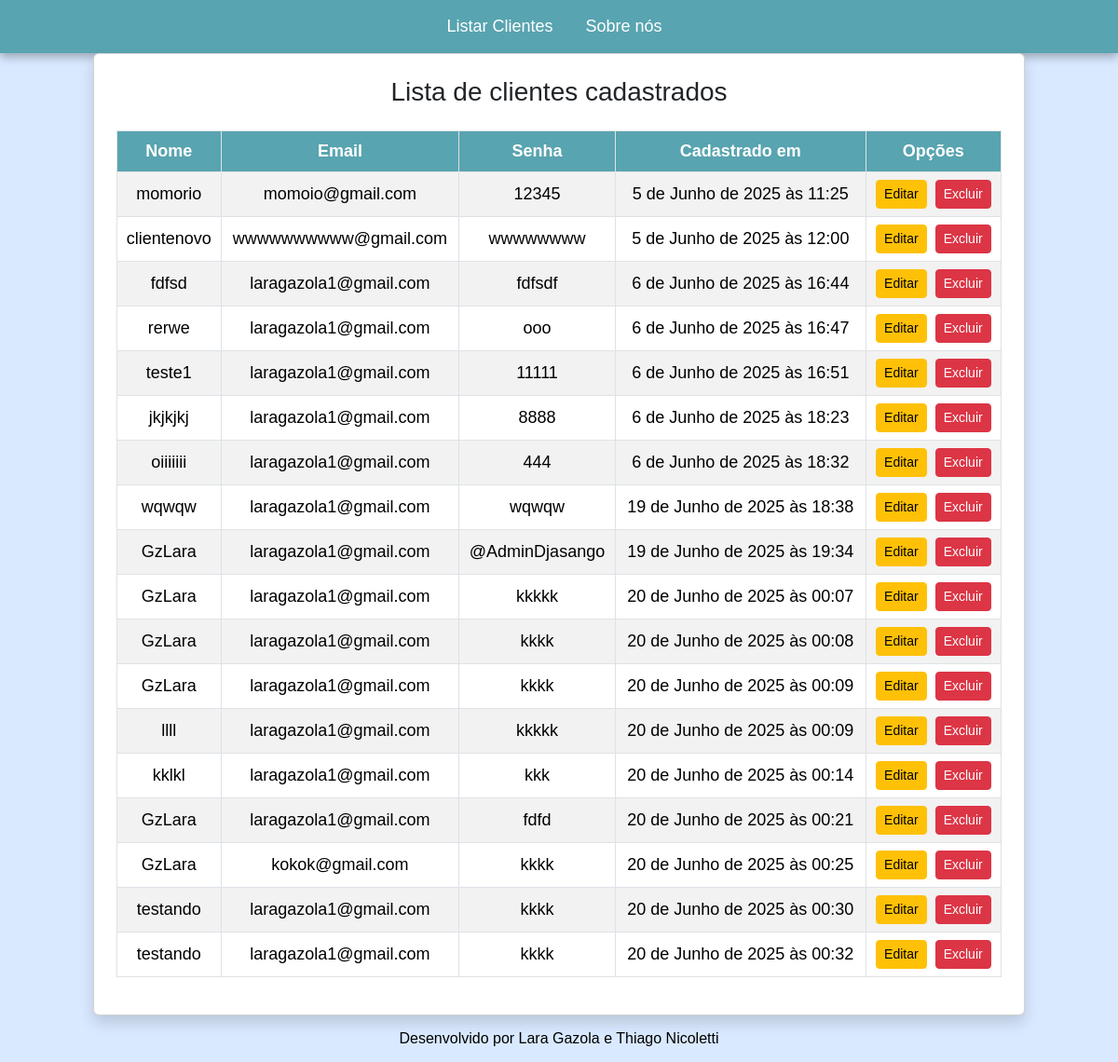
Page /cadastro/ (signed in) on the earlier database version.
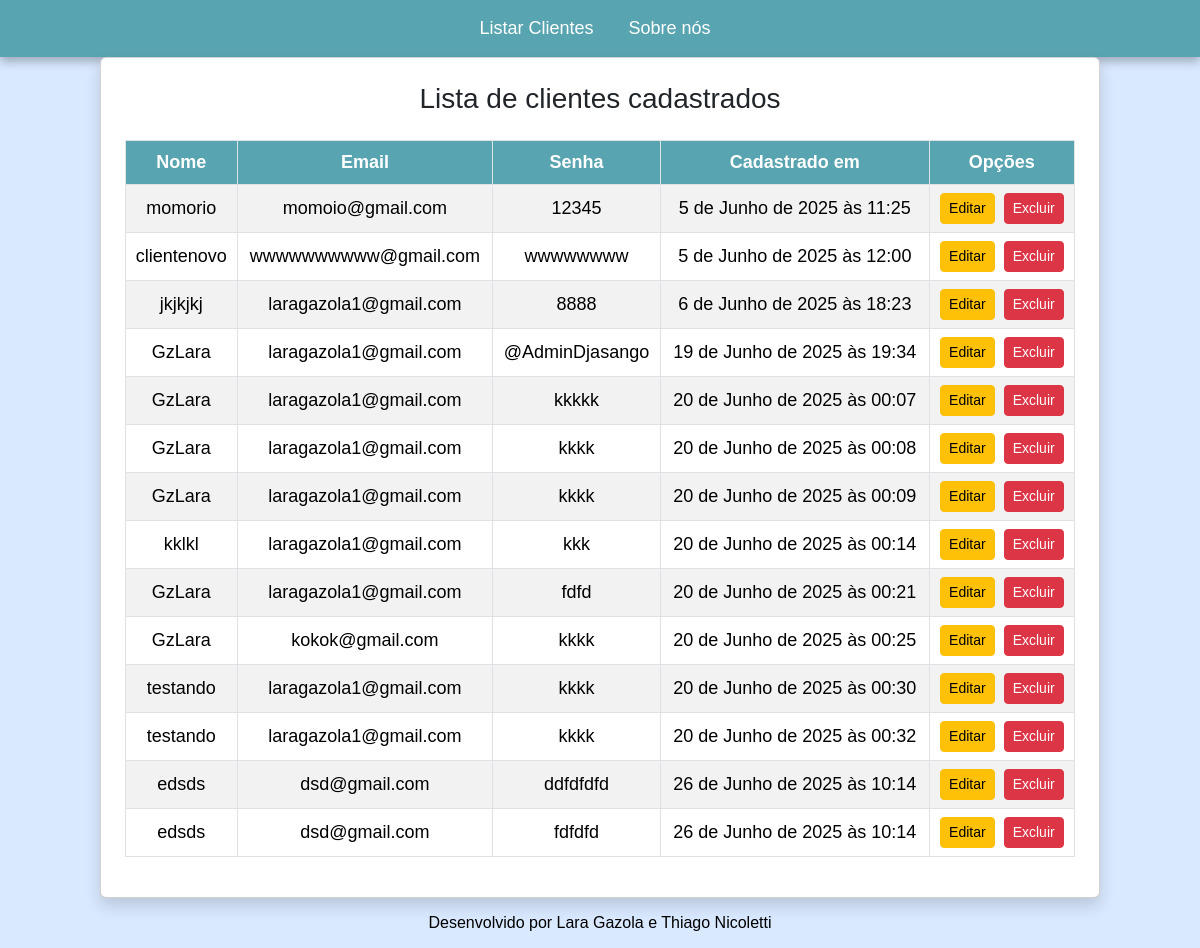
Same page on the later database version.
### paginasweb/models.py (models this page shows, shortened)
class Cadastro(models.Model):
    nome = models.CharField(max_length=30, verbose_name="Nome")
    email = models.EmailField(max_length=255, verbose_name="E-mail")
    senha = models.CharField(max_length=255, verbose_name="Senha")
    cadastrado_em = models.DateTimeField(max_length=30, auto_now_add=True)
    usuario = models.OneToOneField(User, on_delete=models.CASCADE, null=True, blank=True)

### paginasweb/views.py (the view)
# urls.py: path('cadastro/', CadastroView.as_view(), name='cadastro'), # Pagina de cadastro de clientes
class CadastroView(TemplateView):
     template_name = 'paginasweb/cadastro.html'

### paginasweb/templates/paginasweb/clientescadastro.html
{% extends "paginasweb/adminindex.html" %}
{% load static %}
{% block conteudo %}
<div class="d-flex justify-content-center align-items-center min-vh-100">
  <div class="card p-4 shadow flex-fill" style="width: 100%; max-width: 1000px; ">
    <h3 class="text-center mb-4">Lista de clientes cadastrados</h3>
    <div class="table-responsive">
      <table class="table table-striped table-hover table-bordered align-middle text-center">
        <thead>
          <tr>
            <th style="background-color: #58a4b0; color: white;">Nome</th>
            <th style="background-color: #58a4b0; color: white;">Email</th>
            <th style="background-color: #58a4b0; color: white;">Senha</th>
            <th style="background-color: #58a4b0; color: white;">Cadastrado em</th>
            <th style="background-color: #58a4b0; color: white;">Opções</th>
          </tr>
        </thead>
        <tbody>
          {% for obj in object_list %}
          <tr>
            <td>{{ obj.nome }}</td>
            <td>{{ obj.email }}</td>
            <td>{{ obj.senha }}</td>
            <td>{{ obj.cadastrado_em }}</td>
            <td>
              <a href="{% url 'editar-cadastro' obj.pk %}" class="btn btn-sm btn-warning me-1">Editar</a>
              <a href="{% url 'excluir-cadastro' obj.pk %}" class="btn btn-sm btn-danger">Excluir</a>
            </td>
          </tr>
          {% empty %}
          <tr>
            <td colspan="5">Nenhum registro encontrado.</td>
          </tr>
          {% endfor %}
        </tbody>
      </table>
    </div>
  </div>
</div>
{% endblock %}

Differences in the rows shown:
removed Cadastro: nome "fdfsd", email "laragazola1@gmail.com", senha "fdfsdf", cadastrado_em "6 de Junho de 2025 às 16:44"
removed Cadastro: nome "rerwe", email "laragazola1@gmail.com", senha "ooo", cadastrado_em "6 de Junho de 2025 às 16:47"
removed Cadastro: nome "teste1", email "laragazola1@gmail.com", senha "11111", cadastrado_em "6 de Junho de 2025 às 16:51"
removed Cadastro: nome "oiiiiiii", email "laragazola1@gmail.com", senha "444", cadastrado_em "6 de Junho de 2025 às 18:32"
removed Cadastro: nome "wqwqw", email "laragazola1@gmail.com", senha "wqwqw", cadastrado_em "19 de Junho de 2025 às 18:38"
removed Cadastro: nome "llll", email "laragazola1@gmail.com", senha "kkkkk", cadastrado_em "20 de Junho de 2025 às 00:09"
added Cadastro: nome "edsds", email "dsd@gmail.com", senha "ddfdfdfd", cadastrado_em "26 de Junho de 2025 às 10:14"
added Cadastro: nome "edsds", email "dsd@gmail.com", senha "fdfdfd", cadastrado_em "26 de Junho de 2025 às 10:14"
